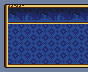

Tiled map render using the project's own tile images. Description and the whole map definition, tile-layer contents included, below:
An orthogonal 11x9 tile map with 8x8 px tiles, 1 tile layer (Tile Layer 1).

<map version="1.5" tiledversion="1.7.2" orientation="orthogonal" renderorder="right-down" width="11" height="9" tilewidth="8" tileheight="8" infinite="0" nextlayerid="2" nextobjectid="1">
 <tileset firstgid="1" name="MenuTiles" tilewidth="8" tileheight="8" tilecount="32" columns="8">
  <image source="Anims_Off_Battle_Graphic-Sokaballa.png" width="64" height="32" />
 </tileset>
 <layer id="1" name="Tile Layer 1" width="11" height="9">
  <data encoding="csv">
5,7,7,8,8,8,8,8,8,8,8,
4,9,10,11,12,9,10,11,12,9,10,
4,17,18,19,20,17,18,19,20,17,18,
4,30,31,6,30,31,6,30,31,6,30,
4,14,15,16,14,15,16,14,15,16,14,
4,22,23,24,22,23,24,22,23,24,22,
4,30,31,6,30,31,6,30,31,6,30,
4,14,15,16,14,15,16,14,15,16,14,
1073741829,1073741832,1073741832,1073741832,1073741832,1073741832,1073741832,1073741832,1073741832,1073741832,1073741832
</data>
 </layer>
</map>
